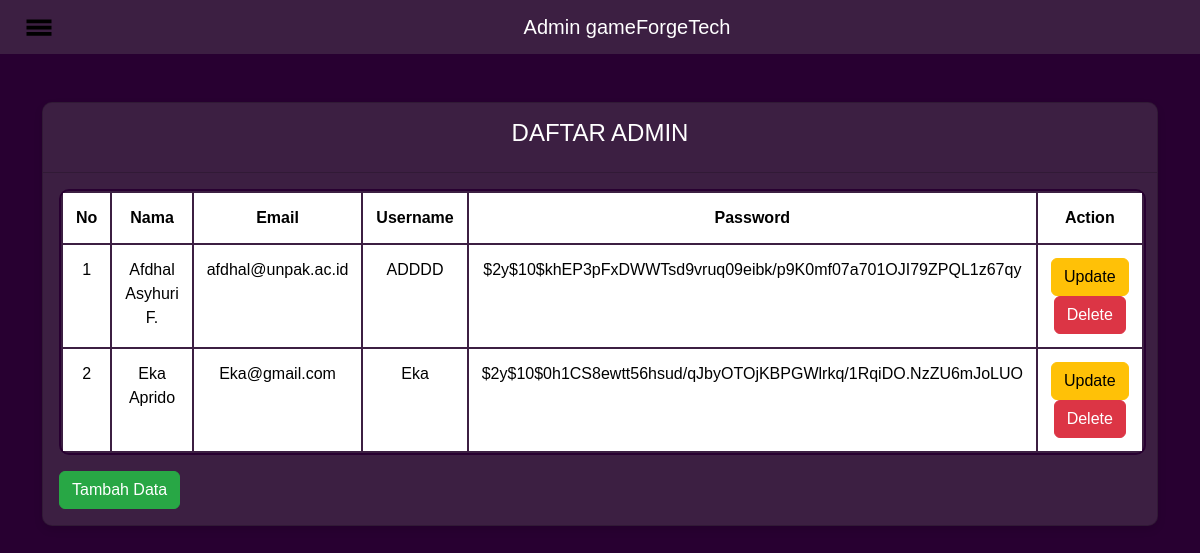
The app's page /data_admin.php with its own data.
### tables this page shows
CREATE TABLE `data_admin` (
  `id` int NOT NULL,
  `nama` varchar(100) NOT NULL,
  `email` varchar(255) NOT NULL,
  `username` varchar(50) NOT NULL,
  `password` varchar(255) NOT NULL
);

### data_admin.php (the view, shortened to what this page needs)
<!doctype html>
<html lang="en">
  <head>
    <link href="https://cdn.jsdelivr.net/npm/bootstrap@5.3.3/dist/css/bootstrap.min.css" rel="stylesheet">
    <link rel="stylesheet" href="admin.css">
  </head>
  <body>
    <nav class="navbar navbar-dark">
      <div class="container-fluid">
        <button class="navbar-toggler" type="button" data-bs-toggle="offcanvas" data-bs-target="#offcanvasNavbar" aria-controls="offcanvasNavbar">
          <span class="navbar-toggler-icon"></span>
        </button>
        <span class="navbar-brand mb-0 h1 text-center mx-auto">Admin gameForgeTech</span>
      </div>
    </nav>
    <div class="container my-5">
      <div class="card">
        <div class="card-header">
          <h4 class="text-center">DAFTAR ADMIN</h4>
        </div>
        <div class="card-body">
          <table class="table table-bordered">
            <thead>
              <tr>
                <th scope="col">No</th>
                <th scope="col">Nama</th>
                <th scope="col">Email</th>
                <th scope="col">Username</th>
                <th scope="col">Password</th>
                <th scope="col">Action</th>
              </tr>
            </thead>
            <tbody>
              <?php
              include("koneksi.php");
              $no = 1;
              $query = mysqli_query($connection, "SELECT * FROM data_admin");
              while ($row = mysqli_fetch_array($query)) {
              ?>
              <tr>
                <td><?php echo $no++;?></td>
                <td><?php echo $row['nama'];?></td>
                <td><?php echo $row['email'];?></td>
                <td><?php echo $row['username'];?></td>
                <td><?php echo $row['password'];?></td>
                <td>
                  <a href="update_dataadmin.php?id=<?php echo $row['id']?>" class='btn btn-warning'>Update</a>
                  <a href="hapus_dataadmin.php?id=<?php echo $row['id']?>" class='btn btn-danger'>Delete</a>
                </td>
              </tr>
              <?php
              }
              ?>
            </tbody>
          </table>
          <a href="tambah_dataadmin.php" class="btn btn-success">Tambah Data</a>
        </div>
      </div>
    </div>
  </body>
</html>

### admin.css (style rules this page uses)
body { background-color: #280031; color: #ffffff; font-family: "Arial", sans-serif; }
.navbar { background-color: #3C1F42; }
.navbar .navbar-brand { margin: 0 auto; text-align: center; }
.navbar-toggler { border: none; }
.card { background-color: #3C1F42; box-shadow: 0 4px 8px rgba(0, 0, 0, 0.1); border-radius: 10px; overflow: hidden; }
.card-header { background-color: #3C1F42; color: #ffffff; padding: 1rem; font-weight: bold; text-align: center; }
.card-body { background-color: #3C1F42; color: #ffffff; }
.table { border-collapse: collapse; }
.table thead { background-color: #3C1F42; color: #ffffff; }
.table tbody { background-color: #ffffff; color: #000000; }
.table, .table th, .table td { border: 1px solid #3C1F42; }
.table th, .table td { padding: 0.75rem; text-align: center; }
.btn-success { background-color: #28a745; border-color: #28a745; margin-right: 10px; }
.btn-warning { background-color: #ffc107; border-color: #ffc107; }
.btn-danger { background-color: #dc3545; border-color: #dc3545; }
.table { border-collapse: separate; border-radius: 10px; border: 2px solid #280031; }
.table th, .table td { border: 1px solid white; }

### records on screen
data_admin: nama "Afdhal Asyhuri F.", email "afdhal@unpak.ac.id", username "ADDDD", password "$2y$10$khEP3pFxDWWTsd9vruq09eibk/p9K0mf07a701OJI79ZPQL1z67qy"
data_admin: nama "Eka Aprido", email "Eka@gmail.com", username "Eka", password "$2y$10$0h1CS8ewtt56hsud/qJbyOTOjKBPGWlrkq/1RqiDO.NzZU6mJoLUO"
